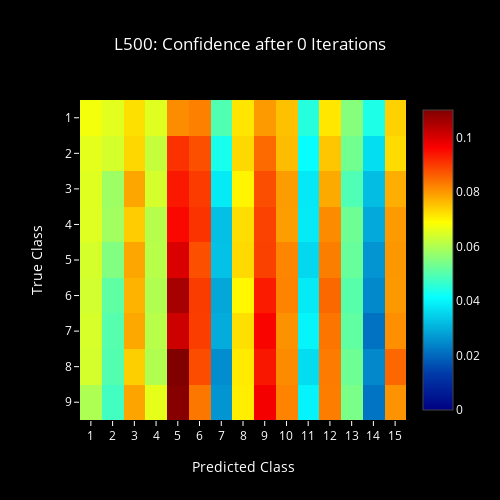
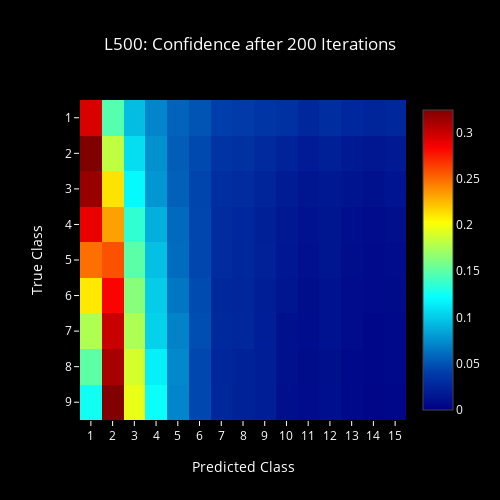
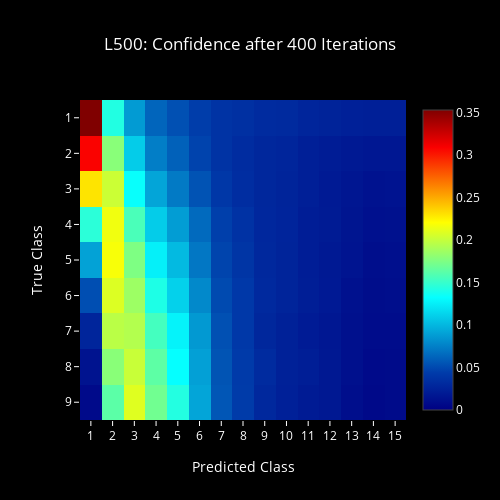
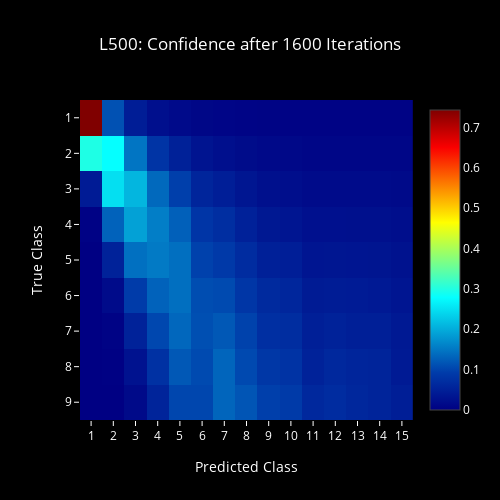

The cell these charts' notebook holds for them, in order:
### Code cell
for i, it in enumerate(iter_list):
    plot_confidence_lh(i, it)
    #plot_confidence_lh(i, it)
    #plot_choice_fh(i, it)
    #plot_choice_lh(i, it)

### Figure 1 — Plotly figure (JSON) as saved in the notebook; plotly's stock layout.template omitted (floating-point values rounded to 4 significant figures; data arrays with more than 128 entries replaced by an {"elided": "..."} marker saying what was removed)
{"data": [{"colorscale": "Jet", "type": "heatmap", "z": {"elided": "16x16 float values"}}], "layout": {"font": {"color": "#FFF"}, "height": 500, "paper_bgcolor": "#000", "plot_bgcolor": "#000", "title": "L500: Confidence after 0 Iterations", "titlefont": {"color": "#FFF"}, "width": 500, "xaxis": {"dtick": 1, "range": [0.5, 15.5], "tickcolor": "#FFF", "title": "Predicted Class"}, "yaxis": {"dtick": 1, "range": [9.5, 0.5], "tickcolor": "#FFF", "title": "True Class"}}}

### Figure 2 — Plotly figure (JSON) as saved in the notebook; plotly's stock layout.template omitted (floating-point values rounded to 4 significant figures; data arrays with more than 128 entries replaced by an {"elided": "..."} marker saying what was removed)
{"data": [{"colorscale": "Jet", "type": "heatmap", "z": {"elided": "16x16 float values"}}], "layout": {"font": {"color": "#FFF"}, "height": 500, "paper_bgcolor": "#000", "plot_bgcolor": "#000", "title": "L500: Confidence after 200 Iterations", "titlefont": {"color": "#FFF"}, "width": 500, "xaxis": {"dtick": 1, "range": [0.5, 15.5], "tickcolor": "#FFF", "title": "Predicted Class"}, "yaxis": {"dtick": 1, "range": [9.5, 0.5], "tickcolor": "#FFF", "title": "True Class"}}}

### Figure 3 — Plotly figure (JSON) as saved in the notebook; plotly's stock layout.template omitted (floating-point values rounded to 4 significant figures; data arrays with more than 128 entries replaced by an {"elided": "..."} marker saying what was removed)
{"data": [{"colorscale": "Jet", "type": "heatmap", "z": {"elided": "16x16 float values"}}], "layout": {"font": {"color": "#FFF"}, "height": 500, "paper_bgcolor": "#000", "plot_bgcolor": "#000", "title": "L500: Confidence after 400 Iterations", "titlefont": {"color": "#FFF"}, "width": 500, "xaxis": {"dtick": 1, "range": [0.5, 15.5], "tickcolor": "#FFF", "title": "Predicted Class"}, "yaxis": {"dtick": 1, "range": [9.5, 0.5], "tickcolor": "#FFF", "title": "True Class"}}}

### Figure 4 — Plotly figure (JSON) as saved in the notebook; plotly's stock layout.template omitted (floating-point values rounded to 4 significant figures; data arrays with more than 128 entries replaced by an {"elided": "..."} marker saying what was removed)
{"data": [{"colorscale": "Jet", "type": "heatmap", "z": {"elided": "16x16 float values"}}], "layout": {"font": {"color": "#FFF"}, "height": 500, "paper_bgcolor": "#000", "plot_bgcolor": "#000", "title": "L500: Confidence after 1600 Iterations", "titlefont": {"color": "#FFF"}, "width": 500, "xaxis": {"dtick": 1, "range": [0.5, 15.5], "tickcolor": "#FFF", "title": "Predicted Class"}, "yaxis": {"dtick": 1, "range": [9.5, 0.5], "tickcolor": "#FFF", "title": "True Class"}}}
